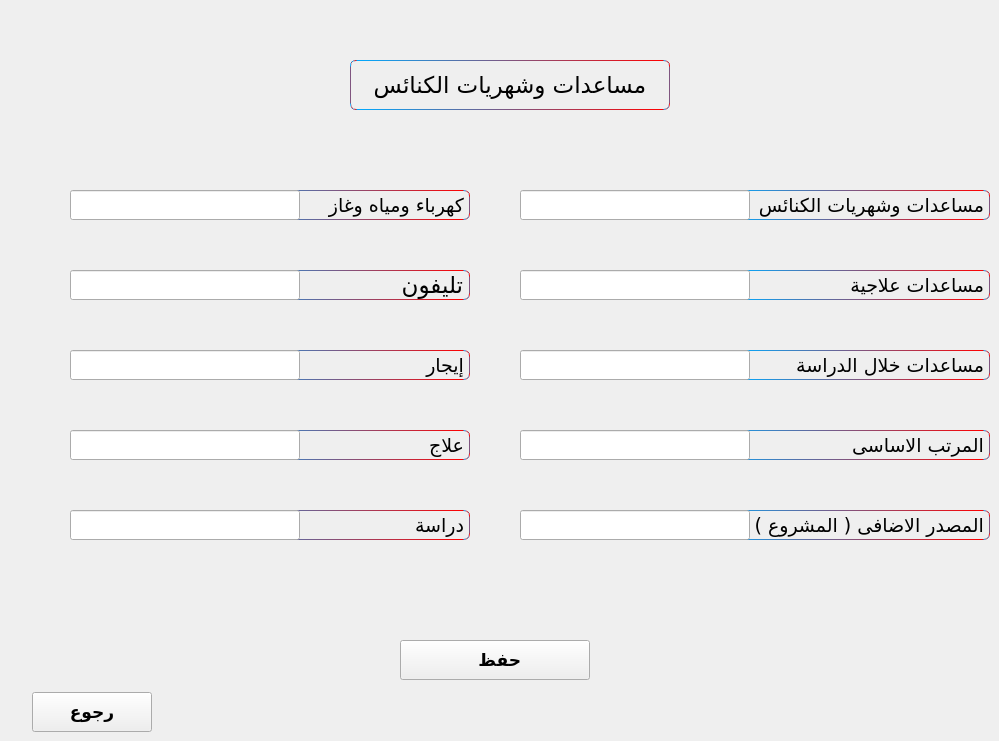
      <widget class="QWidget" name="tab_26">
       <attribute name="title">
        <string>Page</string>
       </attribute>
       <widget class="QLabel" name="label_126">
        <property name="geometry">
         <rect>
          <x>720</x>
          <y>190</y>
          <width>270</width>
          <height>30</height>
         </rect>
        </property>
        <property name="font">
         <font>
          <family>Hacen Maghreb Bd</family>
          <pointsize>14</pointsize>
          <weight>50</weight>
          <italic>false</italic>
          <bold>false</bold>
         </font>
        </property>
        <property name="styleSheet">
         <string notr="true">
QLabel
{
/*font: 75 16pt &quot;Arial Unicode MS&quot;;*/

    border: 1px solid;
    border-radius: 2px;

    border-radius: 6;

    border: 1px solid black;
	border-color: qlineargradient(spread:pad, x1:0, y1:0.494, x2:1, y2:0.5, stop:0 rgba(0, 170, 255, 255), stop:1 rgba(255, 0, 0, 255));

	font: 14pt &quot;Hacen Maghreb Bd&quot;;

}</string>
        </property>
        <property name="text">
         <string>مساعدات وشهريات الكنائس</string>
        </property>
       </widget>
       <widget class="QLineEdit" name="lineEdit_85">
        <property name="geometry">
         <rect>
          <x>70</x>
          <y>270</y>
          <width>230</width>
          <height>30</height>
         </rect>
        </property>
        <property name="font">
         <font>
          <pointsize>15</pointsize>
          <weight>75</weight>
          <bold>true</bold>
         </font>
        </property>
       </widget>
       <widget class="QLabel" name="label_127">
        <property name="geometry">
         <rect>
          <x>220</x>
          <y>350</y>
          <width>250</width>
          <height>30</height>
         </rect>
        </property>
        <property name="font">
         <font>
          <family>Hacen Maghreb Bd</family>
          <pointsize>14</pointsize>
          <weight>50</weight>
          <italic>false</italic>
          <bold>false</bold>
         </font>
        </property>
        <property name="styleSheet">
         <string notr="true">
QLabel
{
/*font: 75 16pt &quot;Arial Unicode MS&quot;;*/

    border: 1px solid;
    border-radius: 2px;

    border-radius: 6;

    border: 1px solid black;
	border-color: qlineargradient(spread:pad, x1:0, y1:0.494, x2:1, y2:0.5, stop:0 rgba(0, 170, 255, 255), stop:1 rgba(255, 0, 0, 255));

	font: 14pt &quot;Hacen Maghreb Bd&quot;;

}</string>
        </property>
        <property name="text">
         <string>إيجار</string>
        </property>
       </widget>
       <widget class="QLineEdit" name="lineEdit_86">
        <property name="geometry">
         <rect>
          <x>520</x>
          <y>350</y>
          <width>230</width>
          <height>30</height>
         </rect>
        </property>
        <property name="font">
         <font>
          <pointsize>15</pointsize>
          <weight>75</weight>
          <bold>true</bold>
         </font>
        </property>
       </widget>
       <widget class="QLabel" name="label_128">
        <property name="geometry">
         <rect>
          <x>220</x>
          <y>270</y>
          <width>250</width>
          <height>30</height>
         </rect>
        </property>
        <property name="font">
         <font>
          <family>Hacen Maghreb Bd</family>
          <pointsize>17</pointsize>
          <weight>50</weight>
          <italic>false</italic>
          <bold>false</bold>
         </font>
        </property>
        <property name="styleSheet">
         <string notr="true">
QLabel
{
/*font: 75 16pt &quot;Arial Unicode MS&quot;;*/

    border: 1px solid;
    border-radius: 2px;

    border-radius: 6;

    border: 1px solid black;
	border-color: qlineargradient(spread:pad, x1:0, y1:0.494, x2:1, y2:0.5, stop:0 rgba(0, 170, 255, 255), stop:1 rgba(255, 0, 0, 255));

	font: 17pt &quot;Hacen Maghreb Bd&quot;;

}</string>
        </property>
        <property name="text">
         <string>تليفون</string>
        </property>
       </widget>
       <widget class="QLineEdit" name="lineEdit_87">
        <property name="geometry">
         <rect>
          <x>520</x>
          <y>270</y>
          <width>230</width>
          <height>30</height>
         </rect>
        </property>
        <property name="font">
         <font>
          <pointsize>15</pointsize>
          <weight>75</weight>
          <bold>true</bold>
         </font>
        </property>
       </widget>
       <widget class="QLineEdit" name="lineEdit_88">
        <property name="geometry">
         <rect>
          <x>520</x>
          <y>190</y>
          <width>230</width>
          <height>30</height>
         </rect>
        </property>
        <property name="font">
         <font>
          <pointsize>15</pointsize>
          <weight>75</weight>
          <bold>true</bold>
         </font>
        </property>
       </widget>
       <widget class="QLabel" name="label_129">
        <property name="geometry">
         <rect>
          <x>700</x>
          <y>510</y>
          <width>290</width>
          <height>30</height>
         </rect>
        </property>
        <property name="font">
         <font>
          <family>Hacen Maghreb Bd</family>
          <pointsize>14</pointsize>
          <weight>50</weight>
          <italic>false</italic>
          <bold>false</bold>
         </font>
        </property>
        <property name="styleSheet">
         <string notr="true">
QLabel
{
/*font: 75 16pt &quot;Arial Unicode MS&quot;;*/

    border: 1px solid;
    border-radius: 2px;

    border-radius: 6;

    border: 1px solid black;
	border-color: qlineargradient(spread:pad, x1:0, y1:0.494, x2:1, y2:0.5, stop:0 rgba(0, 170, 255, 255), stop:1 rgba(255, 0, 0, 255));

	font: 14pt &quot;Hacen Maghreb Bd&quot;;

}</string>
        </property>
        <property name="text">
         <string>المصدر الاضافى ( المشروع )</string>
        </property>
       </widget>
       <widget class="QLabel" name="label_130">
        <property name="geometry">
         <rect>
          <x>220</x>
          <y>430</y>
          <width>250</width>
          <height>30</height>
         </rect>
        </property>
        <property name="font">
         <font>
          <family>Hacen Maghreb Bd</family>
          <pointsize>14</pointsize>
          <weight>50</weight>
          <italic>false</italic>
          <bold>false</bold>
         </font>
        </property>
        <property name="styleSheet">
         <string notr="true">
QLabel
{
/*font: 75 16pt &quot;Arial Unicode MS&quot;;*/

    border: 1px solid;
    border-radius: 2px;

    border-radius: 6;

    border: 1px solid black;
	border-color: qlineargradient(spread:pad, x1:0, y1:0.494, x2:1, y2:0.5, stop:0 rgba(0, 170, 255, 255), stop:1 rgba(255, 0, 0, 255));

	font: 14pt &quot;Hacen Maghreb Bd&quot;;

}</string>
        </property>
        <property name="text">
         <string>علاج</string>
        </property>
       </widget>
       <widget class="QLineEdit" name="lineEdit_89">
        <property name="geometry">
         <rect>
          <x>520</x>
          <y>510</y>
          <width>230</width>
          <height>30</height>
         </rect>
        </property>
        <property name="font">
         <font>
          <pointsize>15</pointsize>
          <weight>75</weight>
          <bold>true</bold>
         </font>
        </property>
       </widget>
       <widget class="QLineEdit" name="lineEdit_90">
        <property name="geometry">
         <rect>
          <x>70</x>
          <y>190</y>
          <width>230</width>
          <height>30</height>
         </rect>
        </property>
        <property name="font">
         <font>
          <pointsize>15</pointsize>
          <weight>75</weight>
          <bold>true</bold>
         </font>
        </property>
       </widget>
       <widget class="QLabel" name="label_131">
        <property name="geometry">
         <rect>
          <x>210</x>
          <y>190</y>
          <width>260</width>
          <height>30</height>
         </rect>
        </property>
        <property name="font">
         <font>
          <family>Hacen Maghreb Bd</family>
          <pointsize>14</pointsize>
          <weight>50</weight>
          <italic>false</italic>
          <bold>false</bold>
         </font>
        </property>
        <property name="styleSheet">
         <string notr="true">
QLabel
{
/*font: 75 16pt &quot;Arial Unicode MS&quot;;*/

    border: 1px solid;
    border-radius: 2px;

    border-radius: 6;

    border: 1px solid black;
	border-color: qlineargradient(spread:pad, x1:0, y1:0.494, x2:1, y2:0.5, stop:0 rgba(0, 170, 255, 255), stop:1 rgba(255, 0, 0, 255));

	font: 14pt &quot;Hacen Maghreb Bd&quot;;

}</string>
        </property>
        <property name="text">
         <string>كهرباء ومياه وغاز</string>
        </property>
       </widget>
       <widget class="QLabel" name="label_75">
        <property name="geometry">
         <rect>
          <x>350</x>
          <y>60</y>
          <width>320</width>
          <height>50</height>
         </rect>
        </property>
        <property name="font">
         <font>
          <family>Hacen Maghreb Bd</family>
          <pointsize>17</pointsize>
          <weight>50</weight>
          <italic>false</italic>
          <bold>false</bold>
         </font>
        </property>
        <property name="styleSheet">
         <string notr="true">
QLabel
{
/*font: 75 16pt &quot;Arial Unicode MS&quot;;*/

    border: 1px solid;
    border-radius: 2px;

    border-radius: 6;

    border: 1px solid black;
	border-color: qlineargradient(spread:pad, x1:0, y1:0.494, x2:1, y2:0.5, stop:0 rgba(0, 170, 255, 255), stop:1 rgba(255, 0, 0, 255));

	font: 17pt &quot;Hacen Maghreb Bd&quot;;

}</string>
        </property>
        <property name="text">
         <string>مساعدات وشهريات الكنائس</string>
        </property>
        <property name="alignment">
         <set>Qt::AlignCenter</set>
        </property>
       </widget>
       <widget class="QLineEdit" name="lineEdit_91">
        <property name="geometry">
         <rect>
          <x>70</x>
          <y>430</y>
          <width>230</width>
          <height>30</height>
         </rect>
        </property>
        <property name="font">
         <font>
          <pointsize>15</pointsize>
          <weight>75</weight>
          <bold>true</bold>
         </font>
        </property>
       </widget>
       <widget class="QLineEdit" name="lineEdit_92">
        <property name="geometry">
         <rect>
          <x>70</x>
          <y>350</y>
          <width>230</width>
          <height>30</height>
         </rect>
        </property>
        <property name="font">
         <font>
          <pointsize>15</pointsize>
          <weight>75</weight>
          <bold>true</bold>
         </font>
        </property>
       </widget>
       <widget class="QLabel" name="label_132">
        <property name="geometry">
         <rect>
          <x>730</x>
          <y>350</y>
          <width>260</width>
          <height>30</height>
         </rect>
        </property>
        <property name="font">
         <font>
          <family>Hacen Maghreb Bd</family>
          <pointsize>14</pointsize>
          <weight>50</weight>
          <italic>false</italic>
          <bold>false</bold>
         </font>
        </property>
        <property name="styleSheet">
         <string notr="true">
QLabel
{
/*font: 75 16pt &quot;Arial Unicode MS&quot;;*/

    border: 1px solid;
    border-radius: 2px;

    border-radius: 6;

    border: 1px solid black;
	border-color: qlineargradient(spread:pad, x1:0, y1:0.494, x2:1, y2:0.5, stop:0 rgba(0, 170, 255, 255), stop:1 rgba(255, 0, 0, 255));

	font: 14pt &quot;Hacen Maghreb Bd&quot;;

}</string>
        </property>
        <property name="text">
         <string>مساعدات خلال الدراسة</string>
        </property>
       </widget>
       <widget class="QLabel" name="label_133">
        <property name="geometry">
         <rect>
          <x>730</x>
          <y>270</y>
          <width>260</width>
          <height>30</height>
         </rect>
        </property>
        <property name="font">
         <font>
          <family>Hacen Maghreb Bd</family>
          <pointsize>14</pointsize>
          <weight>50</weight>
          <italic>false</italic>
          <bold>false</bold>
         </font>
        </property>
        <property name="styleSheet">
         <string notr="true">
QLabel
{
/*font: 75 16pt &quot;Arial Unicode MS&quot;;*/

    border: 1px solid;
    border-radius: 2px;

    border-radius: 6;

    border: 1px solid black;
	border-color: qlineargradient(spread:pad, x1:0, y1:0.494, x2:1, y2:0.5, stop:0 rgba(0, 170, 255, 255), stop:1 rgba(255, 0, 0, 255));

	font: 14pt &quot;Hacen Maghreb Bd&quot;;

}</string>
        </property>
        <property name="text">
         <string>مساعدات علاجية</string>
        </property>
       </widget>
       <widget class="QLabel" name="label_134">
        <property name="geometry">
         <rect>
          <x>180</x>
          <y>510</y>
          <width>290</width>
          <height>30</height>
         </rect>
        </property>
        <property name="font">
         <font>
          <family>Hacen Maghreb Bd</family>
          <pointsize>14</pointsize>
          <weight>50</weight>
          <italic>false</italic>
          <bold>false</bold>
         </font>
        </property>
        <property name="styleSheet">
         <string notr="true">
QLabel
{
/*font: 75 16pt &quot;Arial Unicode MS&quot;;*/

    border: 1px solid;
    border-radius: 2px;

    border-radius: 6;

    border: 1px solid black;
	border-color: qlineargradient(spread:pad, x1:0, y1:0.494, x2:1, y2:0.5, stop:0 rgba(0, 170, 255, 255), stop:1 rgba(255, 0, 0, 255));

	font: 14pt &quot;Hacen Maghreb Bd&quot;;

}</string>
        </property>
        <property name="text">
         <string>دراسة</string>
        </property>
       </widget>
       <widget class="QLineEdit" name="lineEdit_93">
        <property name="geometry">
         <rect>
          <x>70</x>
          <y>510</y>
          <width>230</width>
          <height>30</height>
         </rect>
        </property>
        <property name="font">
         <font>
          <pointsize>15</pointsize>
          <weight>75</weight>
          <bold>true</bold>
         </font>
        </property>
       </widget>
       <widget class="QLineEdit" name="lineEdit_94">
        <property name="geometry">
         <rect>
          <x>520</x>
          <y>430</y>
          <width>230</width>
          <height>30</height>
         </rect>
        </property>
        <property name="font">
         <font>
          <pointsize>15</pointsize>
          <weight>75</weight>
          <bold>true</bold>
         </font>
        </property>
       </widget>
       <widget class="QLabel" name="label_135">
        <property name="geometry">
         <rect>
          <x>700</x>
          <y>430</y>
          <width>290</width>
          <height>30</height>
         </rect>
        </property>
        <property name="font">
         <font>
          <family>Hacen Maghreb Bd</family>
          <pointsize>14</pointsize>
          <weight>50</weight>
          <italic>false</italic>
          <bold>false</bold>
         </font>
        </property>
        <property name="styleSheet">
         <string notr="true">
QLabel
{
/*font: 75 16pt &quot;Arial Unicode MS&quot;;*/

    border: 1px solid;
    border-radius: 2px;

    border-radius: 6;

    border: 1px solid black;
	border-color: qlineargradient(spread:pad, x1:0, y1:0.494, x2:1, y2:0.5, stop:0 rgba(0, 170, 255, 255), stop:1 rgba(255, 0, 0, 255));

	font: 14pt &quot;Hacen Maghreb Bd&quot;;

}</string>
        </property>
        <property name="text">
         <string>المرتب الاساسى</string>
        </property>
       </widget>
       <widget class="QPushButton" name="pushButton_132">
        <property name="geometry">
         <rect>
          <x>400</x>
          <y>640</y>
          <width>190</width>
          <height>40</height>
         </rect>
        </property>
        <property name="font">
         <font>
          <pointsize>13</pointsize>
          <weight>75</weight>
          <bold>true</bold>
         </font>
        </property>
        <property name="text">
         <string>  حفظ</string>
        </property>
        <property name="icon">
         <iconset resource="pics.qrc">
          <normaloff>:/ico/save.png</normaloff>:/ico/save.png</iconset>
        </property>
        <property name="iconSize">
         <size>
          <width>31</width>
          <height>31</height>
         </size>
        </property>
       </widget>
       <widget class="QPushButton" name="pushButton_51">
        <property name="geometry">
         <rect>
          <x>32</x>
          <y>692</y>
          <width>120</width>
          <height>40</height>
         </rect>
        </property>
        <property name="font">
         <font>
          <pointsize>13</pointsize>
          <weight>75</weight>
          <bold>true</bold>
         </font>
        </property>
        <property name="text">
         <string>رجوع</string>
        </property>
       </widget>
       <zorder>label_126</zorder>
       <zorder>label_127</zorder>
       <zorder>label_128</zorder>
       <zorder>lineEdit_88</zorder>
       <zorder>label_129</zorder>
       <zorder>label_130</zorder>
       <zorder>lineEdit_89</zorder>
       <zorder>label_131</zorder>
       <zorder>label_75</zorder>
       <zorder>lineEdit_91</zorder>
       <zorder>lineEdit_92</zorder>
       <zorder>label_132</zorder>
       <zorder>label_133</zorder>
       <zorder>label_134</zorder>
       <zorder>lineEdit_93</zorder>
       <zorder>label_135</zorder>
       <zorder>lineEdit_90</zorder>
       <zorder>lineEdit_85</zorder>
       <zorder>lineEdit_86</zorder>
       <zorder>lineEdit_87</zorder>
       <zorder>lineEdit_94</zorder>
       <zorder>pushButton_132</zorder>
       <zorder>pushButton_51</zorder>
      </widget>
